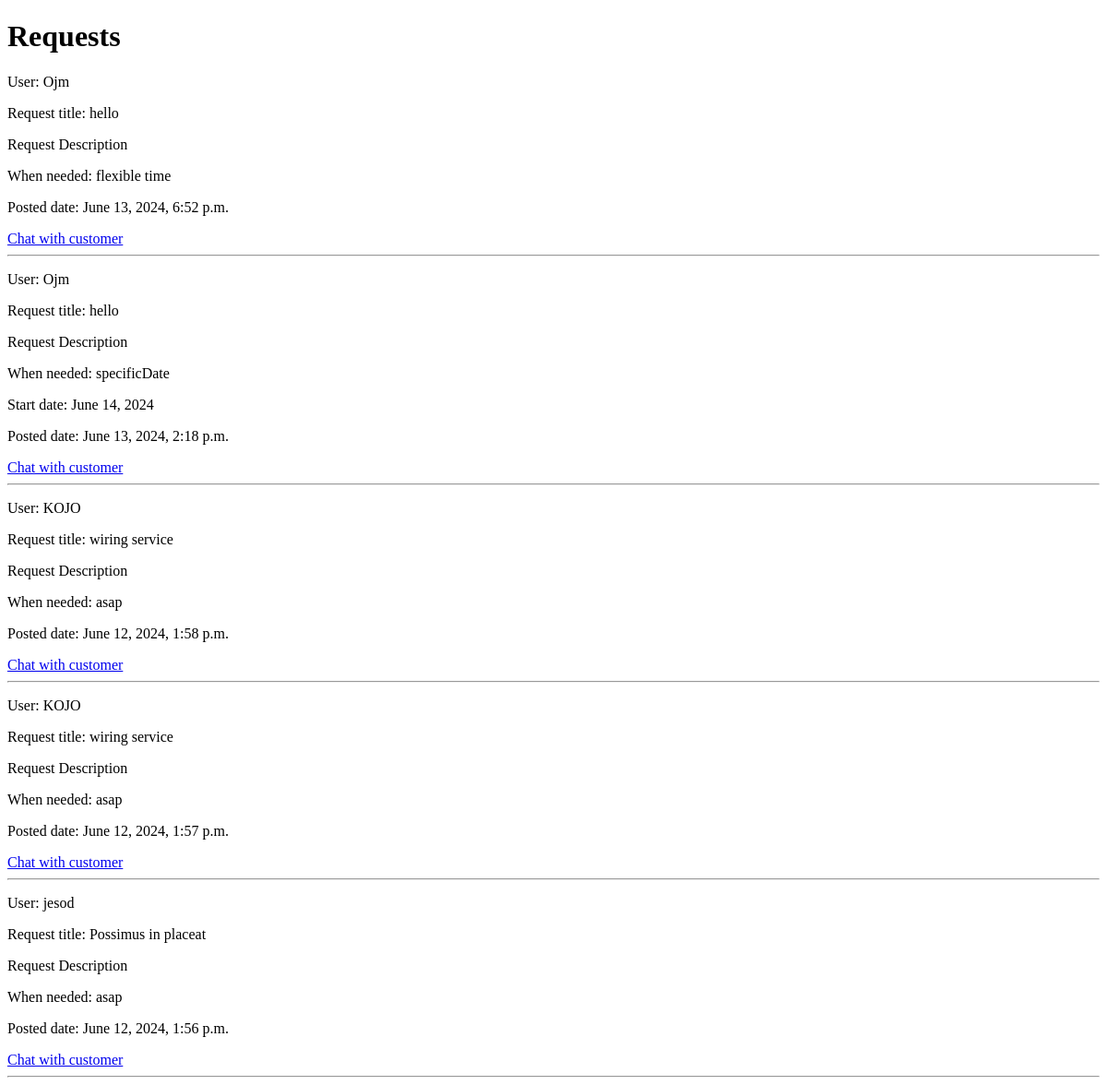
The page /requests on the database as committed earlier.
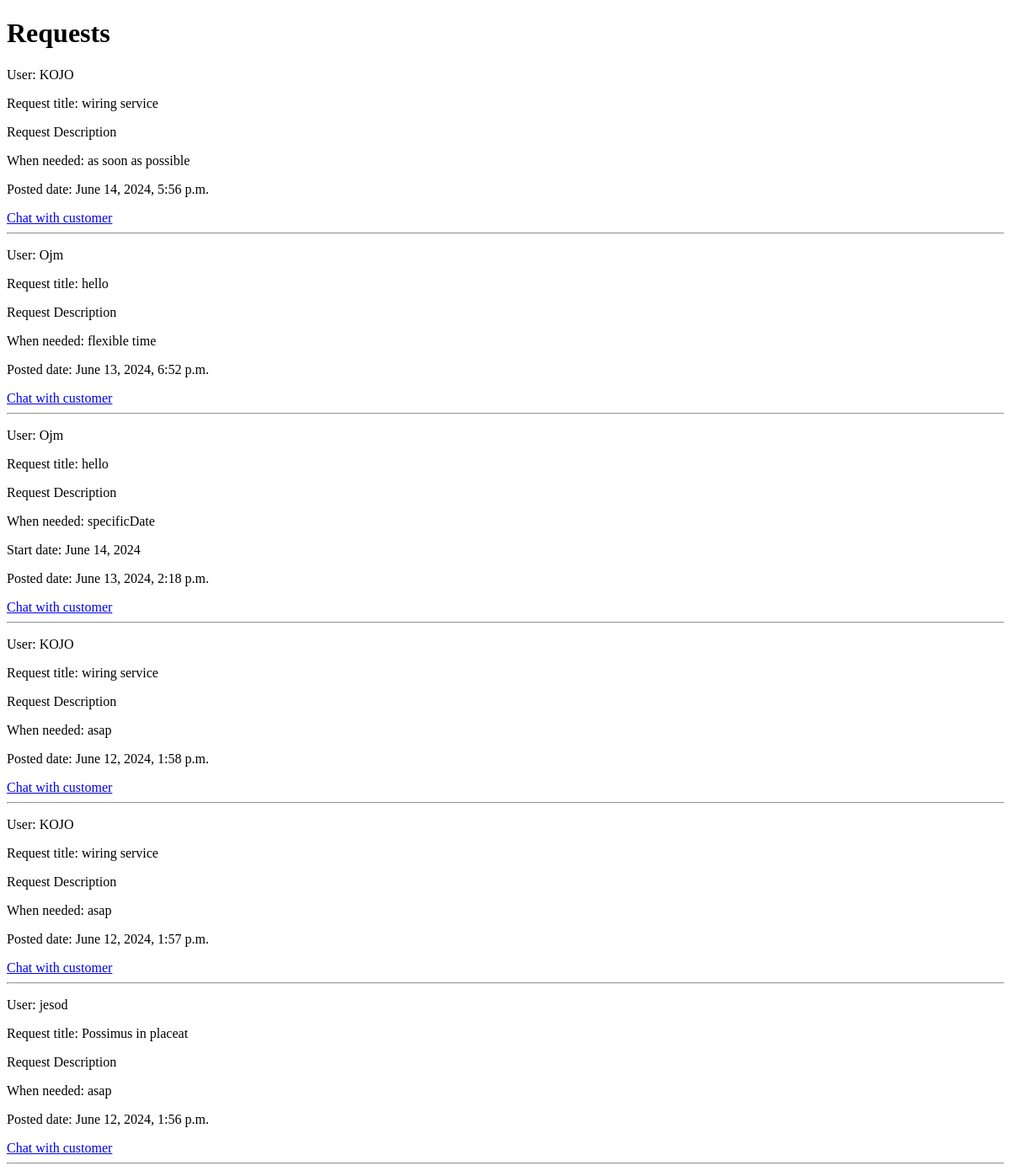
The same page on the database as committed later.
### ojm_core/models.py (models this page shows, shortened)
class Request(models.Model):
    user = models.ForeignKey(User, on_delete=models.CASCADE)
    query = models.CharField(max_length=255)
    service_description = models.TextField()
    additional_files = models.FileField(upload_to='additional_files/', blank=True, null=True)
    job_start = models.CharField(max_length=20, blank=True, null=True)
    readiness = models.CharField(max_length=20, blank=True, null=True)
    start_date = models.DateField(blank=True, null=True)
    created_at = models.DateTimeField(auto_now_add=True)
    class Meta:
        ordering = ('-created_at',)

### userauth/models.py (models this page shows)
class User(AbstractUser):
    email = models.EmailField(unique=True)
    first_name = models.CharField(max_length=150, blank=True)
    last_name = models.CharField(max_length=150, blank=True)
    phone_number = models.CharField(max_length=25, blank=True)
    whatsapp_number = models.CharField(max_length=25, blank=True)
    USERNAME_FIELD = 'email'
    REQUIRED_FIELDS = ['username']
    def __str__(self):
        return self.username

### ojm_core/views.py (the view)
# urls.py: path('requests', views.all_requests, name="requests"),
def all_requests(request):
    customers_group = Group.objects.get(name="customers")
    requests = Request.objects.all()
    context = {
        'requests':requests
    }
    return render(request, 'request.html', context)

### templates/request.html (shortened to what this page needs)
<!DOCTYPE html>
<html lang="en">
<head>
</head>
<body>
    <h1>Requests</h1>
    {% if requests %}
    {%for r in requests%}
        <p>User: {{ r.user }}</p>
        <p>Request title: {{ r.query }}</p>
        <p>Request Description {{ r.description }}</p>
        <p>When needed: {{ r.job_start }}</p>
        {%if r.start_date%}
        <p>Start date: {{ r.start_date }}</p>
        {%endif%}
        <p>Posted date: {{ r.created_at }}</p>
        <a href="{%url 'chatapp:chat' r.user.username%}">Chat with customer</a>
        <hr>
    {%endfor%}
    {% else %}
        <p>No requests for now</p>
    {% endif %}
</body>
</html>

Rows that differ between the two databases and show on the page:
added Request: user "KOJO", query "wiring service", job_start "as soon as possible", created_at "June 14, 2024, 5:56 p.m."
